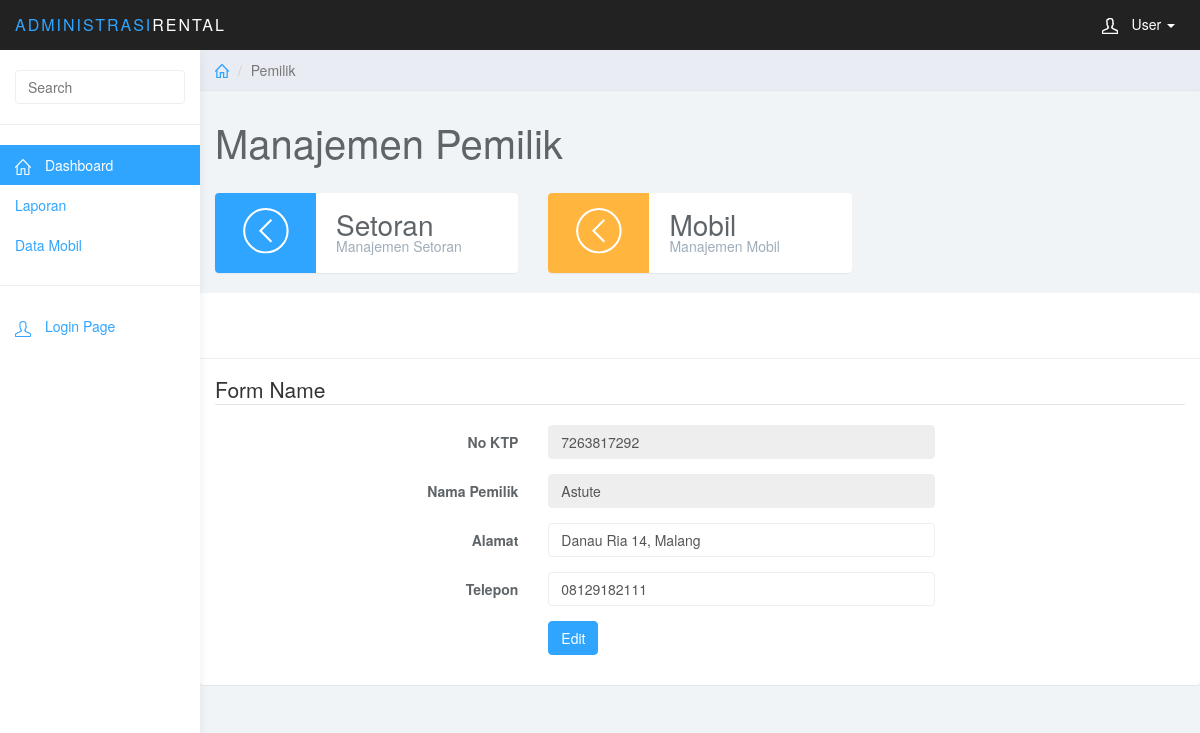
Screenshot of /pemilik.php?id=7263817292&action=edit with the database file from the repository.
### tables this page shows
CREATE TABLE IF NOT EXISTS `pemilik` (
  `KodePemilik` varchar(20) NOT NULL,
  `NmPemilik` varchar(20) NOT NULL,
  `AlamatPemilik` varchar(50) NOT NULL,
  `TelpPemilik` varchar(20) NOT NULL,
  `username` varchar(20) NOT NULL,
  `pass` varchar(50) NOT NULL
);

### pemilik.php (the view, shortened to what this page needs)
<?php
require_once('config/config.php');
$outputa='';
?>
    <!DOCTYPE html>
    <html>
    <head>
        <link href="css/bootstrap.min.css" rel="stylesheet">
        <link href="css/datepicker3.css" rel="stylesheet">
        <link href="css/bootstrap-table.css" rel="stylesheet">
        <link href="css/styles.css" rel="stylesheet">
    </head>
    <body>
        <nav class="navbar navbar-inverse navbar-fixed-top" role="navigation">
            <div class="container-fluid">
                <div class="navbar-header">
                    <a class="navbar-brand" href="#"><span>Administrasi</span>Rental</a>
                    <ul class="user-menu">
                        <li class="dropdown pull-right">
                            <a href="#" class="dropdown-toggle" data-toggle="dropdown">
                                <svg class="glyph stroked male-user">
                                    <use xlink:href="#stroked-male-user"></use>
                                </svg> User <span class="caret"></span></a>
                        </li>
                    </ul>
                </div>
            </div>
        </nav>
        <div id="sidebar-collapse" class="col-sm-3 col-lg-2 sidebar">
            <form role="search">
                <div class="form-group">
                    <input type="text" class="form-control" placeholder="Search">
                </div>
            </form>
            <ul class="nav menu">
                <li class="active">
                    <a href="index.html">
                        <svg class="glyph stroked home">
                            <use xlink:href="#stroked-home" />
                        </svg>
                        Dashboard</a>
                </li>
                <li><a href="laporan.php">Laporan</a></li>
                <li><a href="tampilmobil.php">Data Mobil</a></li>
                <li role="presentation" class="divider"></li>
                <li>
                    <a href="login.html">
                        <svg class="glyph stroked male-user">
                            <use xmlns:xlink="http://www.w3.org/1999/xlink" xlink:href="#stroked-male-user"></use>
                        </svg> Login Page</a>
                </li>
            </ul>
        </div>
        <div class="col-sm-9 col-sm-offset-3 col-lg-10 col-lg-offset-2 main">
            <div class="row">
                <ol class="breadcrumb">
                    <li>
                        <a href="#">
                            <svg class="glyph stroked home">
                                <use xlink:href="#stroked-home"></use>
                            </svg>
                        </a>
                    </li>
                    <li class="active">Pemilik</li>
                </ol>
            </div>
            <div class="row">
                <div class="col-lg-12">
                    <h1 class="page-header">Manajemen Pemilik</h1>
                </div>
            </div>
            <div class="row">
                <div class="col-xs-12 col-md-6 col-lg-4">
                    <div class="panel panel-blue panel-widget ">
                        <div class="row no-padding">
                            <div class="col-sm-3 col-lg-4 widget-left">
                                <svg class="glyph stroked chevron left">
                                    <use xlink:href="#stroked-chevron-left" />
                                </svg>
                            </div>
                            <div class="col-sm-9 col-lg-7 widget-right">
                                <div class="large">Setoran</div>
                                <div class="text-muted">Manajemen Setoran</div>
                            </div>
                        </div>
                    </div>
                </div>
                <a href="tampilmobil.php">
                    <div class="col-xs-12 col-md-6 col-lg-4">
                        <div class="panel panel-orange panel-widget">
                            <div class="row no-padding">
                                <div class="col-sm-3 col-lg-4 widget-left">
                                    <svg class="glyph stroked chevron left">
                                        <use xlink:href="#stroked-chevron-left" />
                                    </svg>
                                </div>
                                <div class="col-sm-9 col-lg-7 widget-right">
                                    <div class="large">Mobil</div>
                                    <div class="text-muted">Manajemen Mobil</div>
                                </div>
                            </div>
                        </div>
                </a>
            </div>
            <?php
            if(empty($_GET['action'])){
                $outputa='';
                $outputa.= '<div class="row">
            <div class="col-lg-12">
                <div class="panel panel-default">
                    <div class="panel-heading">Daftar Pemilik</div>
                    <div class="panel-body">
                        <table data-toggle="table" data-show-refresh="true" data-show-toggle="true" data-show-columns="true" data-search="true" data-select-item-name="toolbar1" data-pagination="true" data-sort-name="nama" data-sort-order="desc">
                            <thead>
                                <tr>
                                    <th data-field="pemilik" data-sortable="true">Pemilik</th>
                                    <th data-field="alamat" data-sortable="true">Alamat</th>
                                    <th data-field="telepon" data-sortable="true">Telepon</th>
                                    <th data-field="mobilt" data-sortable="true">Jumlah Mobil</th>
                                    <th data-field="action" data-clickable="true">Action</th>
                                </tr>
                            </thead>
                            ';
                echo $outputa;
                            $sql=mysql_query('select * from pemilik') or trigger_error("Query Failed: " . mysql_error());;
                            while($data=mysql_fetch_array($sql)){
                                $output ='';
                                $sqlb=mysql_query("select * from kendaraan WHERE KodePemilik='$data[KodePemilik]'");
                                $jumlah=mysql_num_rows($sqlb);
                                $output .='<tr>
                                <td>'.$data['NmPemilik'].'</td>
                                <td>'.$data['AlamatPemilik'].'</td>
                                <td>'.$data['TelpPemilik'].'</td>
                                <td>'.$jumlah.'</td>
                                <td><a href="pemilik.php?id='.$data['KodePemilik'].'&action=edit" style="height:50px">Edit </a><a href="deletepemilik.php?id='.$data['KodePemilik'].'"> Delete</a></td>
                            </tr>
                            ';
                                echo $output;
                                $output = '';}
$outputb ='';
                $outputb.='
        </table>
        <a href="pemilik.php?action=add">Add Pemilik</a>
    </div>
    </div>
    </div>
    </div>';
                echo $outputb;
            }
            else if($_GET['action']=='edit'){
                    $query = mysql_query("Select * from pemilik WHERE KodePemilik = '$_GET[id]'");
                    $data = mysql_fetch_array($query);
                $outputa.=' <div class="row">
        <div class="col-lg-12">
            <div class="panel panel-default">
                <div class="panel-heading"></div>
                <div class="panel-body">
                    <form class="form-horizontal" action="pemilik.php?action=edit" method="post">
                        <fieldset>
                            <legend>Form Name</legend>
                            <div class="form-group">
                                <label class="col-md-4 control-label" for="KTP">No KTP</label>
                                <div class="col-md-5">
                                    <input id="mobil" name="ktp" type="text" placeholder="No KTP"
                                           class="form-control input-md" required="" readonly
                                           value="'.$data['KodePemilik'].'">
                                </div>
                            </div>
                            <div class="form-group">
                                <label class="col-md-4 control-label" for="Mobil">Nama Pemilik</label>
                                <div class="col-md-5">
                                    <input id="plat" name="nama" type="text" placeholder="Plat Nomor Mobil"
                                           class="form-control input-md" readonly value="'.$data['NmPemilik'].'">
                                </div>
                            </div>
                            <div class="form-group">
                                <label class="col-md-4 control-label" for="alamat">Alamat</label>
                                <div class="col-md-5">
                                    <input id="tarif" name="alamat" type="text" placeholder="Tarif"
                                           class="form-control input-md" required=""
                                           value="'.$data['AlamatPemilik'].'">
                                </div>
                            </div>
                            <div class="form-group">
                                <label class="col-md-4 control-label" for="Pemilik">Telepon</label>
                                <div class="col-md-5">
                                    <input id="pemilik" name="telp" type="number" placeholder="Telepon Pemilik"
                                           class="form-control input-md" value="'.$data['TelpPemilik'].'">
                                </div>
                            </div>
                            <div class="form-group">
                                <label class="col-md-4 control-label" for="confirm"></label>
                                <div class="col-md-4">
                                    <button id="btn-submit" name="btn-edit" class="btn btn-primary">Edit</button>
                                </div>
                            </div>
                        </fieldset>
                    </form>
                </div>
            </div>
        </div>
    </div>';
                echo $outputa;
            }
       ?>
        </div>
    </body>
    </html>

### css/styles.css (style rules this page uses)
body { background: #f1f4f7; padding-top: 50px; color: #5f6468; }
a, a:hover, a:focus { color: #30a5ff; }
h1, h2, h3, h4, h5, h6 { color: #5f6468; }
h1 { font-weight: 300; font-size: 40px; }
.large { font-size: 2em; }
.text-muted { color: #9fadbb; }
.no-padding { padding: 0; margin: 0; }
.form-control { border: 1px solid #eee; box-shadow: none; }
.navbar-header .navbar-brand { color: #fff; font-size: 16px; text-transform: uppercase; font-weight: 500; letter-spacing: 2px; }
.navbar-header .navbar-brand span { color: #30a5ff; }
.btn-primary, .btn-primary:hover, .btn-primary:focus, .btn-primary:active, .btn-primary.active, .open > .dropdown-toggle.btn-primary, .btn-primary.disabled, .btn-primary[disabled], fieldset[disabled] .btn-primary, .btn-primary.disabled:hover, .btn-primary[disabled]:hover, fieldset[disabled] .btn-primary:hover, .btn-primary.disabled:focus, .btn-primary[disabled]:focus, fieldset[disabled] .btn-primary:focus, .btn-primary.disabled:active, .btn-primary[disabled]:active, fieldset[disabled] .btn-primary:active, .btn-primary.disabled.active, .btn-primary[disabled].active, fieldset[disabled] .btn-primary.active { background-color: #30a5ff; border-color: #30a5ff; }
.panel { border: 0; }
.panel-heading { font-size: 18px; font-weight: 300; letter-spacing: 0.025em; height: 66px; line-height: 45px; }
.panel-default .panel-heading { background: #fff; border-bottom: 1px solid #eee; color: #5f6468; }
.panel-widget { padding: 0; position: relative; }
.panel-blue { background: #30a5ff; color: #fff; }
.panel-orange { background: #ffb53e; color: #fff; }
.panel-blue .text-muted, .panel-teal .text-muted, .panel-orange .text-muted, .panel-red .text-muted { color: rgba(255, 255, 255, .5); }
.widget-left { height: 80px; padding-top: 15px; text-align: center; border-top-left-radius: 4px; border-bottom-left-radius: 4px; }
.widget-right { text-align: left; line-height: 1.6em; margin: 0px; padding: 20px; height: 80px; color: #999; font-weight: 300; background: #fff; border-top-right-radius: 4px; border-bottom-right-radius: 4px; }
.widget-right .text-muted { color: #9fadbb; }
.widget-right .large { color: #5f6468; }
.panel-blue .widget-left { background: #30a5ff; color: #fff; }
.panel-orange .widget-left { background: #ffb53e; color: #fff; }
.panel-widget { background: #fff; }
.navbar { border: 0; }
.user-menu { display: inline-block; margin-top: 14px; margin-right: 10px; float: right; list-style: none; padding: 0; }
.user-menu a { color: #fff; }
.sidebar { display: block; background-color: #fff; padding: 0; display: none; }
.sidebar form { padding: 20px 15px 5px 15px; border-bottom: 1px solid #eee; margin-bottom: 20px; }
@media (min-width: 768px) { .sidebar { display: block; position: fixed; top: 50px; bottom: 0; left: 0; z-index: 1000; display: block; margin: 0; padding: 0; overflow-x: hidden; overflow-y: auto; background-color: #fff; box-shadow: 1px 0px 10px rgba(0, 0, 0, .05); } }
@media (min-width: 768px) { .navbar-header { width: 100%; } }
.sidebar ul.nav .active a, .sidebar ul.nav li.parent a.active, .sidebar ul.nav .active > a:hover, .sidebar ul.nav li.parent a.active:hover, .sidebar ul.nav .active > a:focus, .sidebar ul.nav li.parent a.active:focus { color: #fff; background-color: #30a5ff; }
.sidebar ul.nav li.divider { border-bottom: 1px solid #eee; margin: 20px 0; }
.breadcrumb { border-radius: 0; padding: 10px 15px; background: #e9ecf2; box-shadow: 0 1px 1px rgba(0, 0, 0, .05); margin: 0 ; }
h1.page-header { margin-top: 30px; border-bottom: 0; }
.sidebar .glyph, .user-menu .glyph { height: 16px; width: 16px; margin: 0 10px 0 0; stroke-width: 3px; }
.user-menu .glyph { stroke-width: 4px; }
.breadcrumb .glyph { height: 14px; width: 14px; margin: -2px 0 0 0; stroke-width: 4px; }
.panel-widget .glyph { stroke-width: 2px; }

### rows the page displays
pemilik: ktp "7263817292", nama "Astute", alamat "Danau Ria 14, Malang", telp "08129182111"
